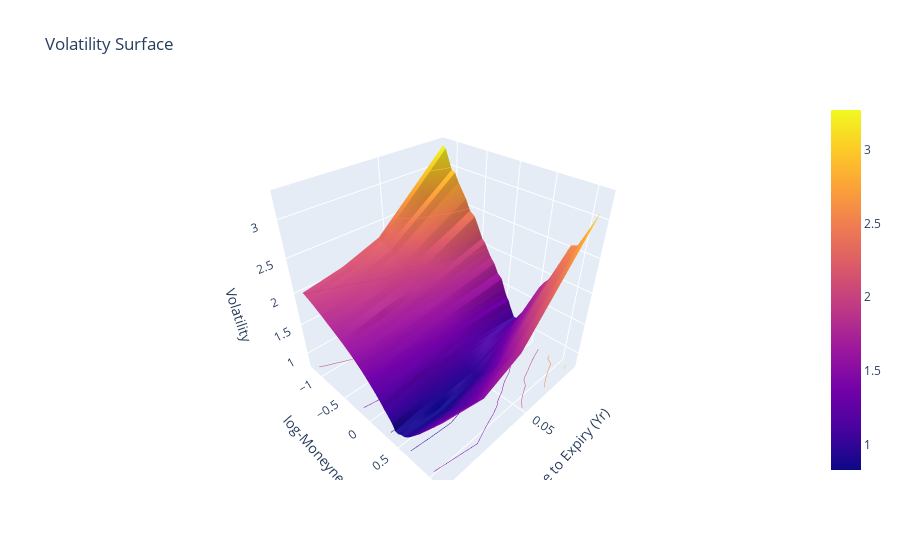

Notebook code for this chart:
### Code cell
fig = plot_volatility_surface(
	time=time,
	volatility_surface=vix_vs,
	quantity_method="empirical_pricing_implied_volatility",
	pricing_model=PricingModel("Black-Scholes-Merton"),
	# plot_parameters={"moneyness": False, "time_to_expiry": False, "log_moneyness": False, "mid_price": True},
)
fig.show()

### Figure 1 — Plotly figure (JSON) as saved in the notebook; plotly's stock layout.template omitted (floating-point values rounded to 4 significant figures; data arrays with more than 128 entries replaced by an {"elided": "..."} marker saying what was removed)
{"data": [{"contours": {"z": {"highlightcolor": "limegreen", "project": {"z": true}, "show": true, "usecolormap": true}}, "type": "surface", "x": [0.01644, 0.05479, 0.07397, 0.09315], "y": [1.114, 1.019, 0.9322, 0.8521, 0.778, 0.709, 0.6445, 0.5839, 0.5267, 0.4726, 0.4213, 0.3725, 0.326, 0.2816, 0.239, 0.1982, 0.159, 0.1212, 0.08487, 0.04977, 0.01587, -0.06417, -0.1383, -0.2073, -0.2718, -0.3324, -0.3896, -0.4437, -0.495, -0.5903, -0.6773, -0.7573, -0.8314, -0.9004, -0.965, -1.026, -1.083, -1.137, -1.188], "z": {"elided": "39x4 float values"}}], "layout": {"scene": {"aspectmode": "cube", "xaxis": {"title": {"text": "Time to Expiry (Yr)"}}, "yaxis": {"title": {"text": "log-Moneyness"}}, "zaxis": {"title": {"text": "Volatility"}}}, "title": {"text": "Volatility Surface"}}}
